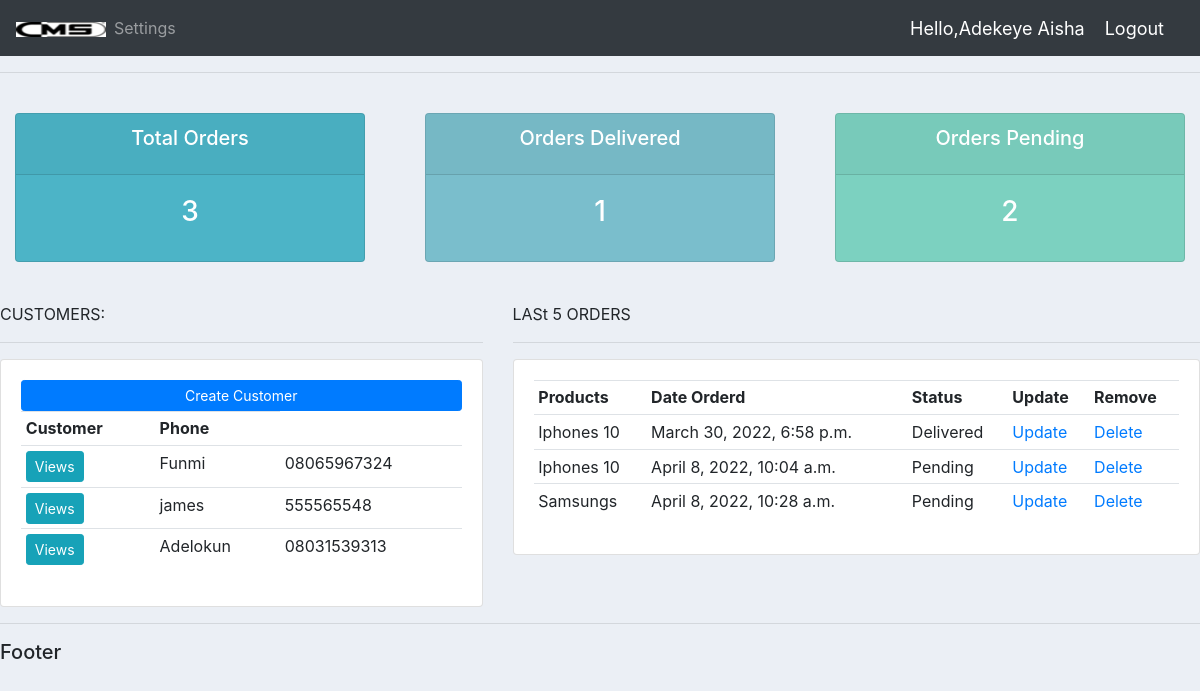
/ (signed in), run on the app's committed database.
### accounts/models.py (models this page shows, shortened)
class CustomUser(AbstractUser):
    USER_TYPE=((1,'Admin'),(2,'cms'))
    username=None #use email instead of username
    email=models.EmailField(unique=True)
    user_type=models.CharField(default=2,choices=USER_TYPE,max_length=1)
    created_at=models.DateTimeField(auto_now_add=True)
    updated_at=models.DateTimeField(auto_now_add=True)
    USERNAME_FIELD ='email'
    REQUIRED_FIELDS = []
    objects=CustomUserManager()

class Customer(models.Model):
    user=models.OneToOneField(CustomUser,null=True,on_delete=models.CASCADE)
    profile=models.ImageField(null=True,blank=True,default='2.jpg')
    name=models.CharField(max_length=200,null=True)
    surname=models.CharField(max_length=200,null=True)
    email=models.CharField(max_length=200,null=True)
    date_created=models.DateTimeField(auto_now_add=True)
    phone=models.CharField(max_length=100,null=True)

class Order(models.Model):
    STATUS=(
        ('Delivered','Delivered'),
        ('Pending','Pending'),
        ('Out for Delivery','Out for Delivery')
    )
    customer=models.ForeignKey(Customer,on_delete=models.CASCADE)
    product=models.ForeignKey(Product,on_delete=models.CASCADE)
    note=models.CharField(max_length=200,null=True)
    date_created=models.DateTimeField(auto_now_add=True,null=True)
    status=models.CharField(max_length=100,null=True,choices=STATUS)

class Product(models.Model):
    CATEGORY=(
        ('Indoor','Indoor'),
        ('Outdoor','Outdoor')
    )
    name=models.CharField(max_length=100,null=True)
    price=models.FloatField()
    category=models.CharField(max_length=255,null=True,choices=CATEGORY)
    description=models.CharField(max_length=255,null=True,blank=True)
    tags=models.ManyToManyField(Tag)
    date_created=models.DateTimeField(auto_now_add=True,null=True)
    def __str__(self):
        return self.name

### superadmin/views.py (the view)
# urls.py: path('',views.dashboard,name='dashboard'),
@login_required(login_url='login')
def dashboard(request):
    customer=Customer.objects.all()
    orders=Order.objects.all()
    total_order=orders.count()
    customers=customer.count()
    orders_deliver=orders.filter(status='Delivered').count()
    orders_pending=orders.filter(status='Pending').count()
    context={
        'customer':customer,
        'orders':orders,
        'total_order':total_order,
        'customers':customers,
        'orders_deliver':orders_deliver,
        'orders_pending':orders_pending
    }
    return render(request,'dashboard.html',context)

### superadmin/template/dashboard.html
{% extends 'main.html' %}
{% block content %}
{% include 'status.html'%}
<br>
<div class="row">
  <div class="col-md-5">
        <hd>CUSTOMERS:</h5>
        <hr>
    <div class="card card-body">
        <a class="btn btn-primary btn-sm btn-block" href="">Create Customer</a>
        <table class="table table-sm">
            <tr>
                    <th>Customer</th>
                    <th>Phone</th>
            </tr>
        {% for customer in customer %}
        <tr>
        <td><a class="btn btn-sm btn-info" href="{% url 'customer' customer.id %}">Views</a></td>
        <td>{{ customer.name }} </td>
        <td>{{ customer.phone }} </td>
        </tr>
        {% endfor %}
            </table>
            </div>
            </div>
    <div class="col-md-7">
        <hd>LASt 5 ORDERS</h5>
        <hr>
    <div class="card card-body">
        <table class="table table-sm">
        <tr>
        <th>Products</th>
        <th>Date Orderd</th>
        <th>Status</th>
        <th>Update</th>
        <th>Remove</th>
        </tr>
         {% for order in orders %}
        <tr>
        <td>{{ order.product }} </td>
        <td>{{ order.date_created }} </td>
        <td>{{ order.status }} </td>
        <td><a class=""btn btn-sm btn-info"" href="{% url 'updates' order.id %}">Update</a></td>
        <td><a class=""btn btn-sm btn-danger"" href="{% url 'delete' order.id %}">Delete</a></td>
        </tr>
        {% endfor %}
        </table>
    </div>
    </div>
</div>
{% endblock %}

### accounts/template/navbar.html (shortened to what this page needs)
{% load static %}
<nav class="navbar navbar-expand-lg navbar-dark bg-dark">
  <a href="{% url 'dashboard' %}"><img src="{% static 'images/logo.png' %}"></a>
  <div class="collapse navbar-collapse" id="navbarNav">
  <ul class='navbar-nav'>
      {% if request.user.user_type == '2' %}
      <li class='nav-item'>
        <a class="nav-link" href="{% url 'account' %}">Settings</a>
        </li>
        {% endif %}
        </ul>
  </div>
  <span class="hello-msg">Hello,{{request.user.first_name}} {{request.user.last_name}} </span>
  <span><a class="hello-msg" href="{% url 'logout' %}">Logout</a>
</nav>

### static/css/main.css (style rules this page uses)
body { background-color:#ebeff5; }

### accounts/template/navbar.html (style rules this page uses)
.hello-msg { font-size:18px; color:white; margin-right:20px; }

### data on the page
CustomUser: user.first_name "Adekeye", user.last_name "Aisha"
Customer: name "Funmi", phone "08065967324"
Customer: name "james", phone "555565548"
Customer: name "Adelokun", phone "08031539313"
Order: product "Iphones 10", date_created "March 30, 2022, 6:58 p.m.", status "Delivered"
Order: product "Iphones 10", date_created "April 8, 2022, 10:04 a.m.", status "Pending"
Order: product "Samsungs", date_created "April 8, 2022, 10:28 a.m.", status "Pending"

### other printed values
{{ total_order }} "3"
{{ orders_deliver }} "1"
{{ orders_pending }} "2"
